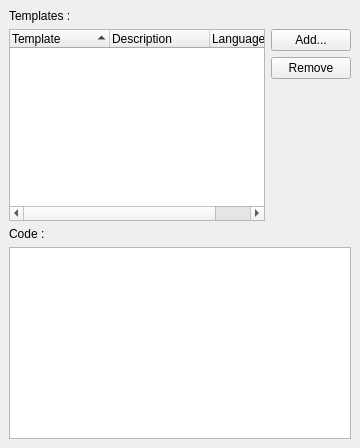
     <widget class="QWidget" name="pAbbreviations" >
      <layout class="QVBoxLayout" >
       <property name="margin" >
        <number>9</number>
       </property>
       <property name="spacing" >
        <number>6</number>
       </property>
       <item>
        <widget class="QLabel" name="lAbbreviationsTemplates" >
         <property name="text" >
          <string>Templates :</string>
         </property>
        </widget>
       </item>
       <item>
        <layout class="QGridLayout" >
         <property name="margin" >
          <number>0</number>
         </property>
         <property name="spacing" >
          <number>6</number>
         </property>
         <item row="1" column="1" >
          <widget class="QPushButton" name="pbAbbreviationsRemove" >
           <property name="text" >
            <string>Remove</string>
           </property>
          </widget>
         </item>
         <item rowspan="3" row="0" column="0" >
          <widget class="QTreeWidget" name="twAbbreviations" >
           <property name="editTriggers" >
            <set>QAbstractItemView::NoEditTriggers</set>
           </property>
           <property name="alternatingRowColors" >
            <bool>true</bool>
           </property>
           <property name="rootIsDecorated" >
            <bool>false</bool>
           </property>
           <property name="itemsExpandable" >
            <bool>false</bool>
           </property>
           <property name="sortingEnabled" >
            <bool>true</bool>
           </property>
           <property name="allColumnsShowFocus" >
            <bool>true</bool>
           </property>
           <column>
            <property name="text" >
             <string>Template</string>
            </property>
           </column>
           <column>
            <property name="text" >
             <string>Description</string>
            </property>
           </column>
           <column>
            <property name="text" >
             <string>Language</string>
            </property>
           </column>
          </widget>
         </item>
         <item row="0" column="1" >
          <widget class="QPushButton" name="pbAbbreviationsAdd" >
           <property name="text" >
            <string>Add...</string>
           </property>
          </widget>
         </item>
         <item row="2" column="1" >
          <spacer>
           <property name="orientation" >
            <enum>Qt::Vertical</enum>
           </property>
           <property name="sizeHint" >
            <size>
             <width>20</width>
             <height>16</height>
            </size>
           </property>
          </spacer>
         </item>
        </layout>
       </item>
       <item>
        <widget class="QLabel" name="lAbbreviationsCode" >
         <property name="text" >
          <string>Code :</string>
         </property>
        </widget>
       </item>
       <item>
        <widget class="QTextEdit" name="teAbbreviationsCode" >
         <property name="lineWrapMode" >
          <enum>QTextEdit::NoWrap</enum>
         </property>
         <property name="tabStopWidth" >
          <number>40</number>
         </property>
         <property name="acceptRichText" >
          <bool>false</bool>
         </property>
        </widget>
       </item>
      </layout>
     </widget>
